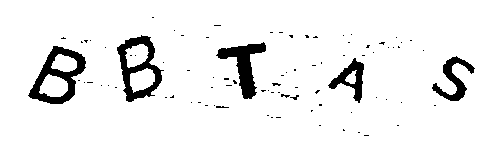
#> input picture images/treated_images/telanova101.png, 500 x 147 px; its folder holds only this picture in this run
$ python separate_letters.py
#> lines starting #> are read from the running program, lines starting #| are printed output that depends on the picture; after the words box and inside, x2 and y2 are one past the last pixel; in counts of white or black regions, pixels touching at a corner belong together
import glob
import os

import cv2

files = glob.glob('images/treated_images/*')
for file in files:
    image = cv2.imread(file)
#> image is the input picture: shape (147, 500, 3); 93.1% white; 86 black regions (79 under 20 px), largest, box (x1, y1, x2, y2) and area: (28, 46, 86, 104) 1272, (117, 35, 164, 102) 1193, (216, 42, 266, 99) 1054
    image = cv2.cvtColor(image, cv2.COLOR_BGR2GRAY)

    # Convert image to binary
    _, binary_image = cv2.threshold(image, 0, 255, cv2.THRESH_BINARY_INV)
#> binary_image: shape (147, 500); 6.9% white; 86 white regions (79 under 20 px)

    # Find contours of each letter
    contours, _ = cv2.findContours(
        binary_image, cv2.RETR_EXTERNAL, cv2.CHAIN_APPROX_SIMPLE)
#> contours = 84 contours, 79 with area under 20; largest, box (x1, y1, x2, y2) and area: (28, 46, 86, 104) 2002, (117, 35, 164, 102) 1934, (216, 42, 266, 99) 957, (328, 58, 364, 103) 623, (432, 56, 475, 101) 563

    letters_area = []

    # Filter contours that are letters
    for contour in contours:
        (x, y, width, height) = cv2.boundingRect(contour)
        area = cv2.contourArea(contour)

        if area > 115:
            letters_area.append((x, y, width, height))
#> this loop made 84 passes
#> (x, y, width, height, area) on passes 50, 51, 60, 65, 78: (328, 58, 36, 45, 623), (432, 56, 43, 45, 563), (28, 46, 58, 58, 2001.5), (216, 42, 50, 57, 957), (117, 35, 47, 67, 1934.5)
#> after the loop, letters_area = [(328, 58, 36, 45), (432, 56, 43, 45), (28, 46, 58, 58), (216, 42, 50, 57), (117, 35, 47, 67)]

    if len(letters_area) != 5:
        continue

    # Draw countours and separate the letters in individual files
    final_image = cv2.merge([image] * 3)

    index = 0
    for rectangle in letters_area:
        x, y, width, height = rectangle
        letter_image = image[y-2:y+height+2, x-2:x+width+2]
        index += 1
        filename = os.path.basename(file).replace(
            ".png", f"letra{index}.png")
        cv2.imwrite(f'images/letters/{filename}', letter_image)
        cv2.rectangle(final_image, (x-2, y-2),
                      (x+width+2, y+height+2), (0, 255, 0), 1)
#> this loop made 5 passes
#> pass 1, `letter_image = image[y-2:y+height+2, x-2:x+width+2]`:
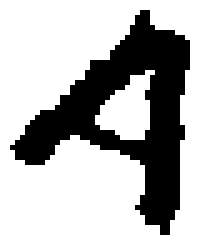
#> letter_image: shape (49, 40) (shown 5 times larger); 70% white; 1 black region, box (x1, y1, x2, y2) and area: (2, 2, 38, 47) 588
#> pass 2, `letter_image = image[y-2:y+height+2, x-2:x+width+2]`:
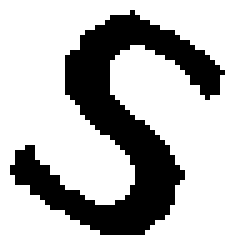
#> letter_image: shape (49, 47) (shown 5 times larger); 71.5% white; 1 black region, box (x1, y1, x2, y2) and area: (2, 2, 45, 47) 656
#> pass 3, `letter_image = image[y-2:y+height+2, x-2:x+width+2]`:
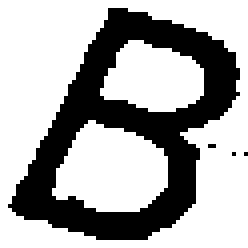
#> letter_image: shape (62, 62) (shown 4 times larger); 66.8% white; 4 black regions (3 under 20 px), largest, box (x1, y1, x2, y2) and area: (2, 2, 60, 60) 1272
#> after the loop:
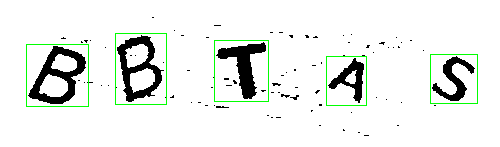
#> final_image: shape (147, 500, 3); 1.49% of pixels changed, all inside (x1, y1, x2, y2) = (26, 33, 478, 107); drawn as B, G, R
#> after the loop, index = 5

    filename = os.path.basename(file)
    cv2.imwrite(f"images/identified/{filename}", final_image)

$ run again, on images/treated_images/telanova112.png
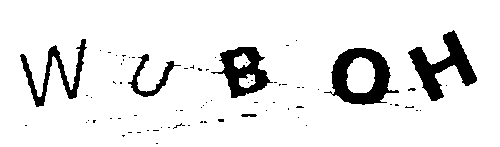
#> input picture images/treated_images/telanova112.png, 500 x 147 px
#> image is the input picture: shape (147, 500, 3); 90.3% white; 74 black regions (68 under 20 px), largest, box (x1, y1, x2, y2) and area: (324, 48, 399, 105) 1936, (408, 30, 477, 101) 1806, (211, 47, 273, 98) 1432, (20, 39, 87, 107) 1126, (128, 54, 181, 97) 527, (241, 114, 257, 117) 42
#> binary_image: shape (147, 500); 9.7% white; 74 white regions (68 under 20 px)
#> contours = 71 contours, 65 with area under 20; largest, box (x1, y1, x2, y2) and area: (324, 48, 399, 105) 2653, (408, 30, 477, 101) 1671, (211, 47, 273, 98) 1661, (20, 39, 87, 107) 914, (128, 54, 181, 97) 419, (241, 114, 257, 117) 26
#> the loop `for contour in contours:` made 71 passes
#> (x, y, width, height, area) on passes 23, 63, 66, 67, 70, 71: (241, 114, 16, 3, 26), (128, 54, 53, 43, 419), (324, 48, 75, 57, 2653), (211, 47, 62, 51, 1661), (20, 39, 67, 68, 913.5), (408, 30, 69, 71, 1671)
#> after the loop `for contour in contours:`: letters_area = [(128, 54, 53, 43), (324, 48, 75, 57), (211, 47, 62, 51), (20, 39, 67, 68), (408, 30, 69, 71)]
#> the loop `for rectangle in letters_area:` made 5 passes
#> pass 1, `letter_image = image[y-2:y+height+2, x-2:x+width+2]`:
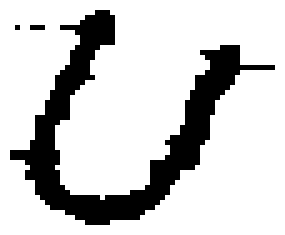
#> letter_image: shape (47, 57) (shown 5 times larger); 80.2% white; 3 black regions (2 under 20 px), largest, box (x1, y1, x2, y2) and area: (2, 2, 55, 45) 527
#> after the loop `for rectangle in letters_area:`:
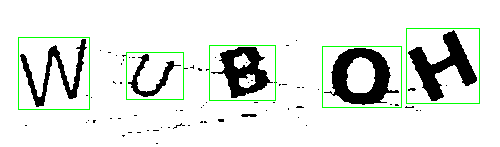
#> final_image: shape (147, 500, 3); 1.79% of pixels changed, all inside (x1, y1, x2, y2) = (18, 28, 480, 110); drawn as B, G, R
#> after the loop `for rectangle in letters_area:`: index = 5
